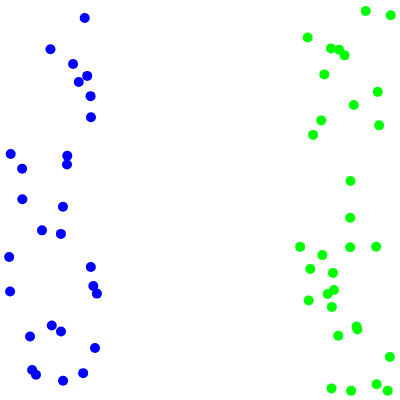
Frame 1 (no input)
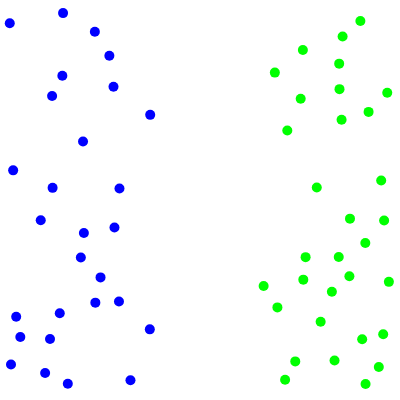
Frame 60 (no input)
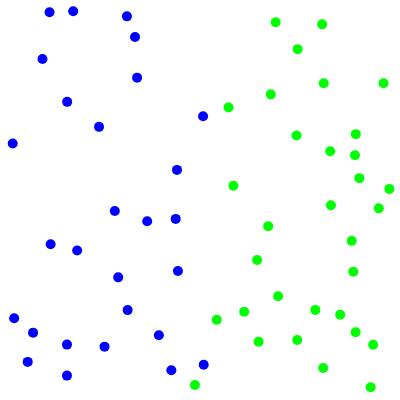
Frame 120 (the mouse pressed at the canvas centre since frame 60)

The p5.js sketch that drew these frames (run headless with seeded random() and noise() and a simulated clock; from frame 60 on, the mouse is pressed at the canvas centre):

// p5.js sketch
// ── sketch.js
const TOTAL_MOLECULES = 60;
const WIDTH = 400;
const MAX_STARTING_VEL = 2;
const molecules = [];

// Parte do código será baseado na implementação de colisão de círculos daqui:
// https://editor.p5js.org/hanxyn888@gmail.com/sketches/H4R1jmHf-

function setup() {
  createCanvas(WIDTH, WIDTH);
  for(var i=0; i < TOTAL_MOLECULES; i++) {
    molecules.push(newMolecule());
  }
}

function getRandomInt(max) {
  return Math.floor(Math.random() * max);
}

function randomForce() {
  return createVector(Math.random() * MAX_STARTING_VEL - MAX_STARTING_VEL / 2,
                      Math.random() * MAX_STARTING_VEL - MAX_STARTING_VEL / 2);
}

function newMolecule() {
  const type = getRandomInt(2);
  var x = getRandomInt(WIDTH /  4);
  if(type==1) x += 3 * WIDTH / 4;
  const y = getRandomInt(WIDTH);
  
  const molecule = new Molecule(x, y, type, randomForce());
  return molecule;
}

function moveMolecule(molecule) {
  molecule.update();
  for (var other of molecules) {
    if (other != molecule) {
      molecule.collideCircle(other);
    }
  }
}

function drawMolecule(molecule) {
  molecule.show();
}

function draw() {
  molecules.forEach(moveMolecule);

  background(color(255,255,255));
  molecules.forEach(drawMolecule);
}
// ── molecule.js
function massFor(type) {
  if(type==0) return 10;
  return 10;
}

function Molecule(x, y, type, f) {
  this.pos = createVector(x, y);
  this.vel = createVector(f.x, f.y);
  //this.acc = createVector(f.x, f.y); // desafio: da pra copiar?
  this.type = type;
  this.rad = massFor(type);
  this.mass = massFor(type);
  this.show = function() {
    // desafio: push e pop
    fill(this.color());
    noStroke();
    circle(this.pos.x, this.pos.y, this.rad);
  };
  
  this.color =function() {
    // desafio: cache
    if(type==0) return color(0,0,255);
    return color(0,255,0);
  };

  this.update = function() {
    this.edges();
    // desafio: pq limite de velocidade?
    this.vel.limit(12.5);
    this.pos.add(this.vel);
  };

  this.edges = function() {
    if (this.pos.y < this.rad) {
      this.pos.y = this.rad;
      this.vel.y *= -1;
    }
    if (this.pos.y > height - this.rad) {
      this.pos.y = height - this.rad;
      this.vel.y *= -1;
    }
    if (this.pos.x < this.rad) {
      this.pos.x = this.rad;
      this.vel.x *= -1;
    }
    if (this.pos.x > width - this.rad) {
      this.pos.x = width - this.rad;
      this.vel.x *= -1;
    }
  };

  this.collideCircle = function(other) {
    var distance = sqrt(((this.pos.x - other.pos.x) * (this.pos.x - other.pos.x)) + ((this.pos.y - other.pos.y) * (this.pos.y - other.pos.y)));
    if (distance < this.rad + other.rad) {
      resolveCollision(this, other);
    }
  };
}


// Modified code to suit this project

function rotateVel(velocity, angle) {
  var rotatedVelocities = {
    x: velocity.x * cos(angle) - velocity.y * sin(angle),
    y: velocity.x * sin(angle) + velocity.y * cos(angle)
  };

  rotatedVelocities = createVector(rotatedVelocities.x, rotatedVelocities.y);

  return rotatedVelocities;
}

/**
 * Swaps out two colliding particles' x and y velocities after running through
 * an elastic collision reaction equation
 *
 * @param  Object | particle      | A particle object with x and y coordinates, plus velocity
 * @param  Object | otherParticle | A particle object with x and y coordinates, plus velocity
 * @return Null | Does not return a value
 */

function resolveCollision(particle, otherParticle) {
  const xVelocityDiff = particle.vel.x - otherParticle.vel.x;
  const yVelocityDiff = particle.vel.y - otherParticle.vel.y;

  const xDist = otherParticle.pos.x - particle.pos.x;
  const yDist = otherParticle.pos.y - particle.pos.y;

  // Prevent accidental overlap of particles
  if (xVelocityDiff * xDist + yVelocityDiff * yDist >= 0) {

    // Grab angle between the two colliding particles
    const angle = -atan2(otherParticle.pos.y - particle.pos.y, otherParticle.pos.x - particle.pos.x);

    // Store mass in var for better readability in collision equation
    const m1 = particle.mass;
    const m2 = otherParticle.mass;

    // Velocity before equation
    const u1 = rotateVel(particle.vel, angle);
    const u2 = rotateVel(otherParticle.vel, angle);

    // DESAFIO: TEM UM BUG NA UTILIZACAO DA MASSA? PQ ESTA ACELERANDO MASSAS DISTINTAS
    // Velocity after 1d collision equation
    var v1 = {
      x: u1.x * (m1 - m2) / (m1 + m2) + u2.x * 2 * m2 / (m1 + m2),
      y: u1.y
    };
    v1 = createVector(v1.x, v1.y);
    var v2 = {
      x: u2.x * (m1 - m2) / (m1 + m2) + u1.x * 2 * m2 / (m1 + m2),
      y: u2.y
    };
    v2 = createVector(v2.x, v2.y);

    // Final velocity after rotating axis back to original location
    const vFinal1 = rotateVel(v1, -angle);
    const vFinal2 = rotateVel(v2, -angle);

    // Swap particle velocities for realistic bounce effect
    particle.vel.x = vFinal1.x;
    particle.vel.y = vFinal1.y;

    otherParticle.vel.x = vFinal2.x;
    otherParticle.vel.y = vFinal2.y;
  }
}
